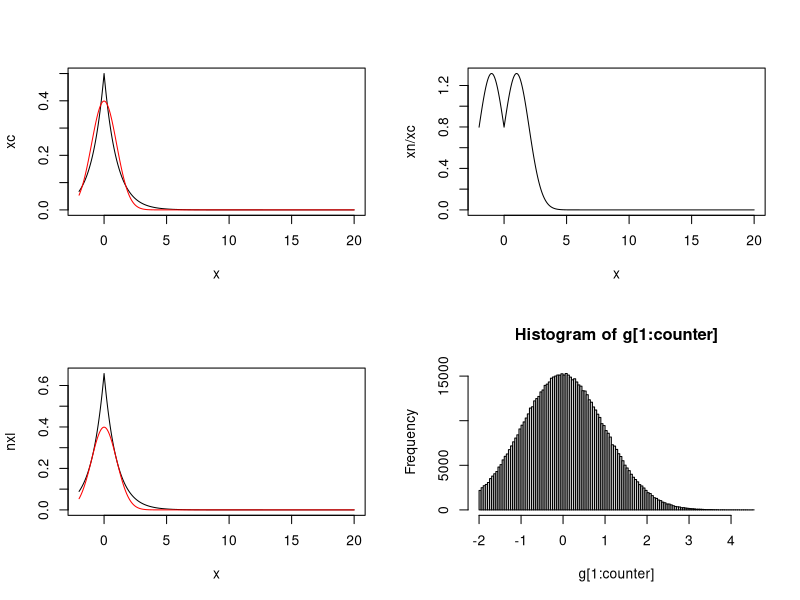

Reproduce this figure in R.

library(rmutil)

x <- seq(-2,20,0.01)
par(mfrow=c(2,2))

xc=dlaplace(x,0,1)

xn=dnorm(x,0,1)

plot(x,xc,type="l")
lines(x,xn,col="red")

plot(x,xn/xc,type="l")
M=max(xn/xc)


nxl=M*dlaplace(x,0,1)
plot(x,nxl,type="l")
lines(x,xn,col="red")

n=1000000
ll=rlaplace(n,0,1)
u=runif(n)
g=rep(0,n)
counter=0

for ( i in 1:n)
	{
		if(ll[i]>-2){
        	if(u[i]*M*dlaplace(ll[i],0,1)<=dnorm(ll[i],0,1))
			{
	 		counter=counter+1
	 		g[counter]=ll[i]	
			}	}
	}

hist(g[1:counter],breaks= 100)
